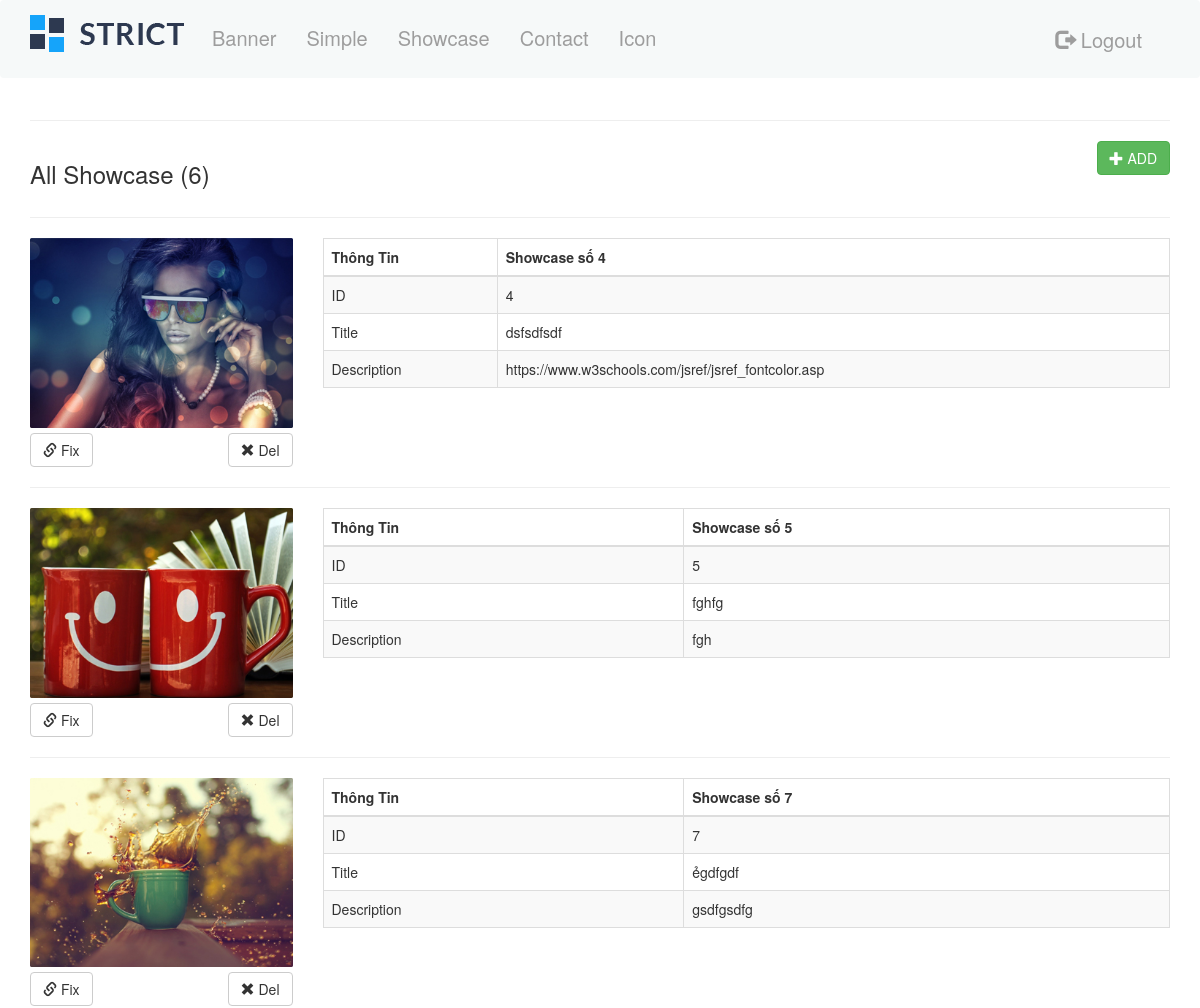
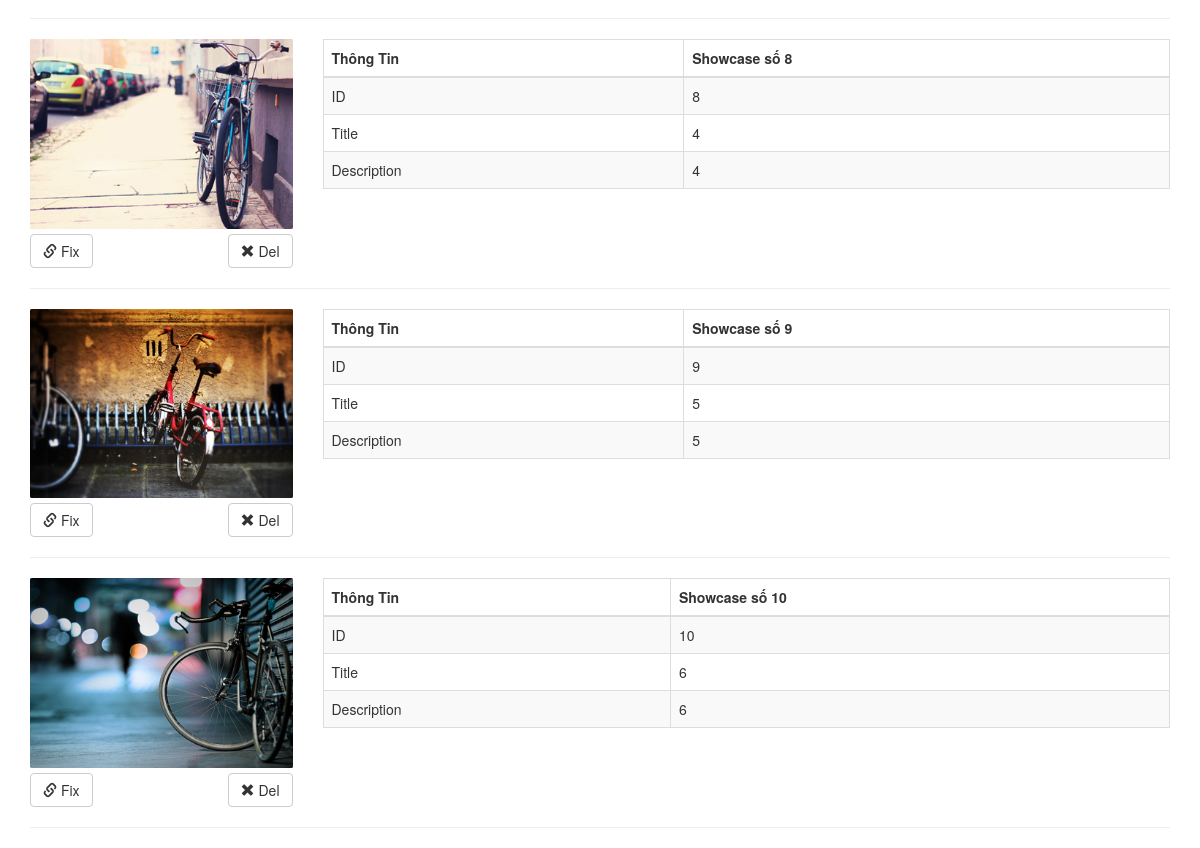
The page /admin/main.php?page_layout=showcase (signed in) on the database its author committed (2 pictures, top to bottom).
### tables this page shows
CREATE TABLE `showcase` (
  `id` int(10) NOT NULL,
  `anh` varchar(255) NOT NULL,
  `title` varchar(255) NOT NULL,
  `description` varchar(255) NOT NULL
);

### admin/showcase/showcase.php (the view, shortened to what this page needs)
<?php
 $sql = "SELECT * FROM showcase";
 $query = mysqli_query($con, $sql);
 $totalrows = mysqli_num_rows($query);
?>
<div class="container showcase" style="margin-top: 100px">
    <hr>
    <div class="row">
        <div class="col-xs-6 col-sm-6 col-md-6 col-lg-6">
            <h3>All Showcase (<?php echo $totalrows ?>)</h3>
        </div>
        <div class="col-xs-6 col-sm-6 col-md-6 col-lg-6">
            <a style="float: right;" href="main.php?page_layout=add-showcase">
                <button type="button" class="btn btn-success">
                    <span class="glyphicon glyphicon-plus"></span> ADD
                </button>
            </a>
        </div>
    </div>
    <hr>
    <?php
    while ($rows = mysqli_fetch_array($query)) {
        ?>
        <div class="row">
            <div class="col-xs-12 col-sm-5 col-md-3 col-lg-3">
                <div class="row">
                    <div class="col-xs-12 col-sm-12 col-md-12 col-lg-12">
                        <img src="../img/<?php echo $rows['anh'] ?>" width=100% height=auto>
                    </div>
                    <div class="col-xs-12 col-sm-12 col-md-12 col-lg-12 flex-container">
                        <a href="main.php?page_layout=edit-showcase&id=<?php echo $rows['id'] ?>">
                            <button  style="margin-top: 5px;" onclick="return confirm('Bạn muốn sửa Showcase này ?')"  type="button" class="btn btn-default">
                                <span class="glyphicon glyphicon-link"></span> Fix
                            </button>
                        </a>
                        <?php
                        if ($totalrows > 2) {
                            ?>
                            <a onclick="return confirm('Bạn muốn xóa Showcase này ?')"
                               href="main.php?page_layout=del-showcase&id=<?php echo $rows['id'] ?>">
                                <button style="float: right;margin-top: 5px;" type="button" class="btn btn-default">
                                    <span class="glyphicon glyphicon-remove"></span> Del
                                </button>
                            </a>
                            <?php
                        }
                        ?>
                    </div>
                </div>
            </div>
            <div class="col-xs-12 col-sm-7 col-md-9 col-lg-9">
                <table class="table table-striped table-hover table-bordered">
                    <thead>
                    <tr>
                        <th>Thông Tin</th>
                        <th>Showcase số <?php echo $rows['id'] ?> </th>
                    </tr>
                    </thead>
                    <tbody>
                    <tr>
                        <td class="title">ID</td>
                        <td><?php echo $rows['id'] ?></td>
                    </tr>
                    <tr>
                        <td class="title">Title</td>
                        <td><?php echo $rows['title'] ?></td>
                    </tr>
                    <tr>
                        <td class="title">Description</td>
                        <td><?php echo $rows['description'] ?></td>
                    </tr>
                    </tbody>
                </table>
            </div>
        </div>
        <hr>
        <?php
    }
    ?>
</div>

### rows shown on the page
showcase: anh (picture), id "4", title "dsfsdfsdf", description "https://www.w3schools.com/jsref/jsref_fontcolor.asp"
showcase: anh (picture), id "5", title "fghfg", description "fgh"
showcase: anh (picture), id "7", title "ẻgdfgdf", description "gsdfgsdfg"
showcase: anh (picture), id "8", title "4", description "4"
showcase: anh (picture), id "9", title "5", description "5"
showcase: anh (picture), id "10", title "6", description "6"

### other values the page prints
$totalrows "6"
